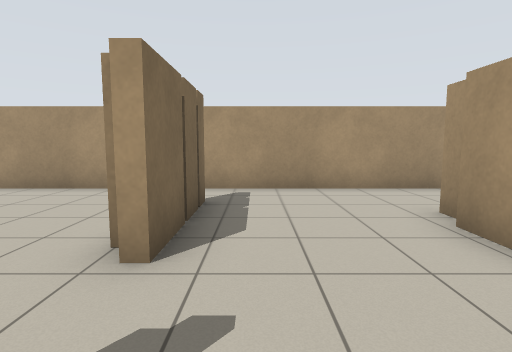
view 1 (above)

23 first-person views from a walk through a robot-simulator world made for Stage. The camera is 1.1 m above the floor, tilts 6° down and sees 80° across. The lines on the ground mark 1 m squares. The floor is counted in squares, 1 m on a side. Each view is taken from the middle of a square. On the plan, view 1 faces up. The plan holds only what a view shows up to about 13 squares ahead; the rest is blank. The place goes on beyond the plan. Robots are left out.

view 2
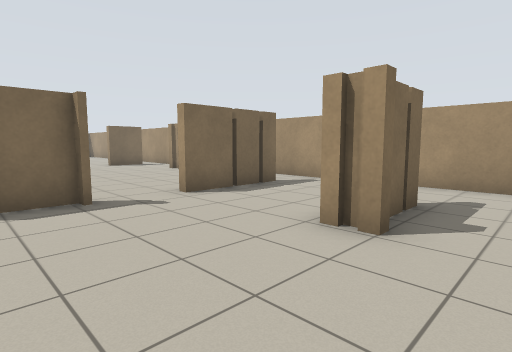

view 3
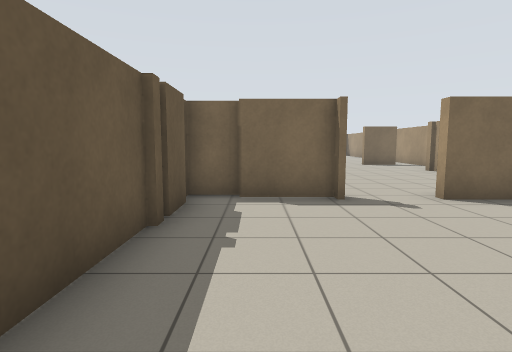

view 4
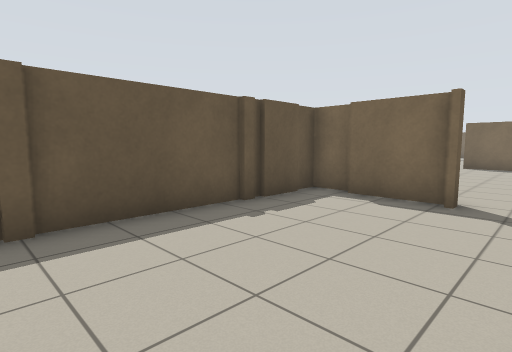

view 5
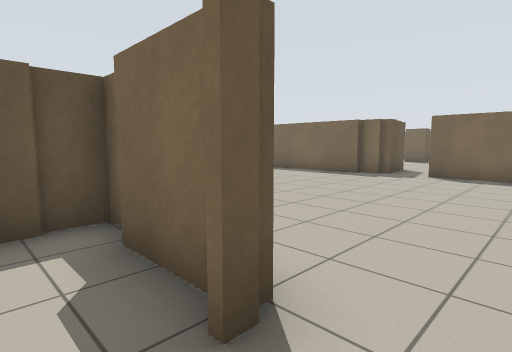

view 6
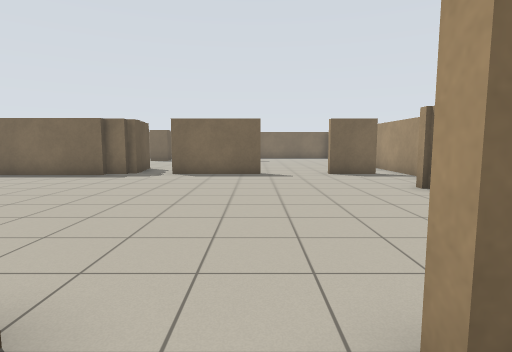

view 7
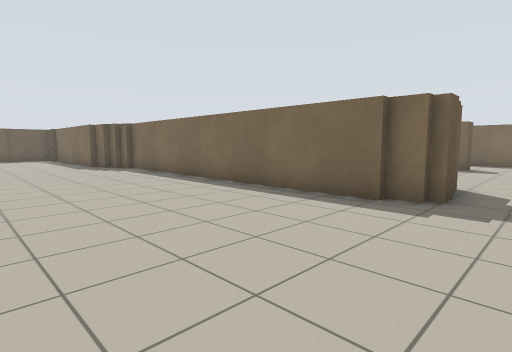

view 8
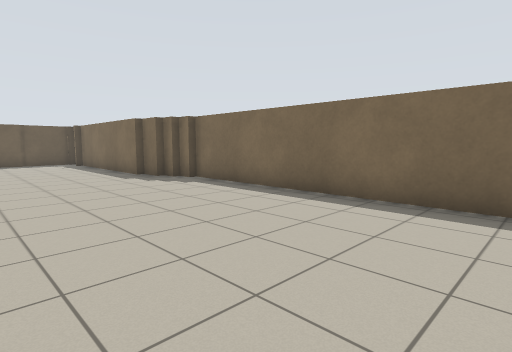

view 9
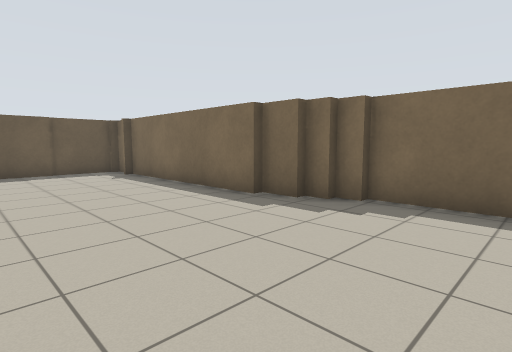

view 10
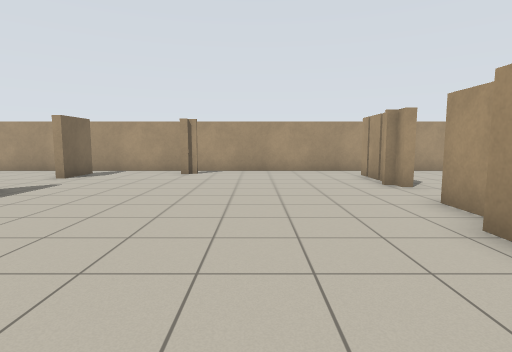

view 11
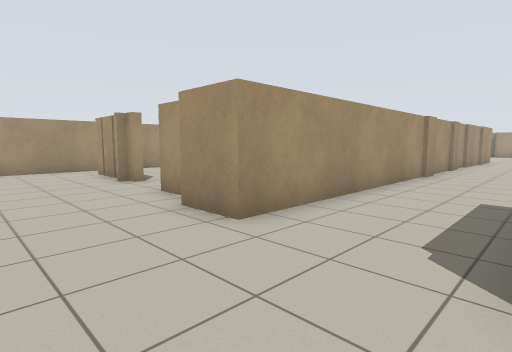

view 12
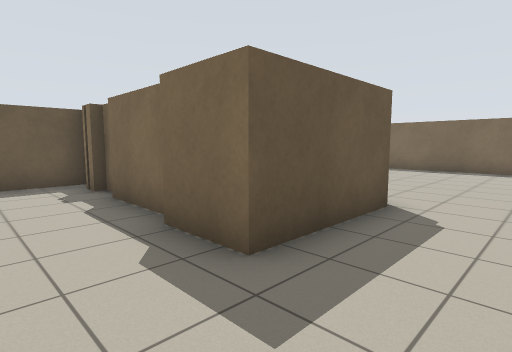

view 13
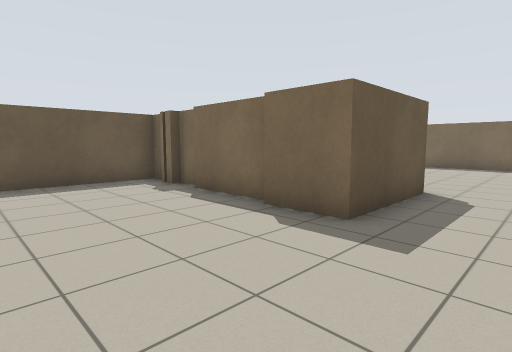

view 14
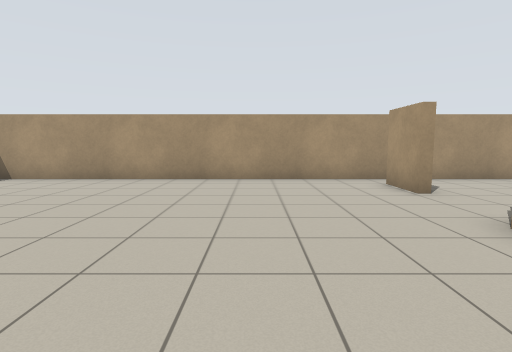

view 15
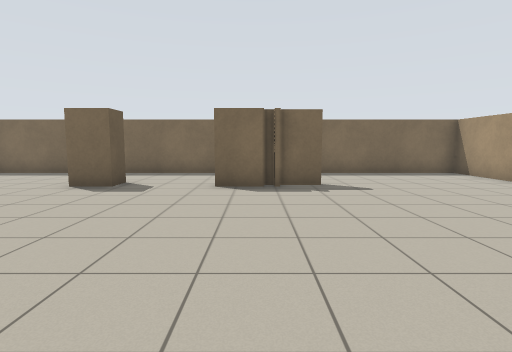

view 16
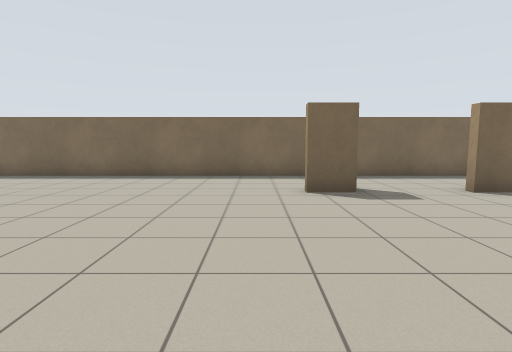

view 17
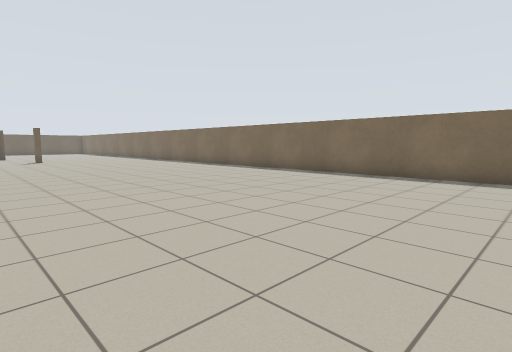

view 18
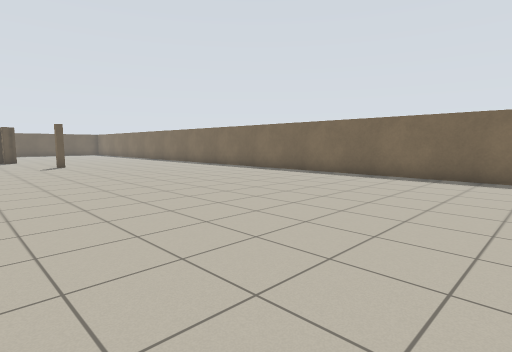

view 19
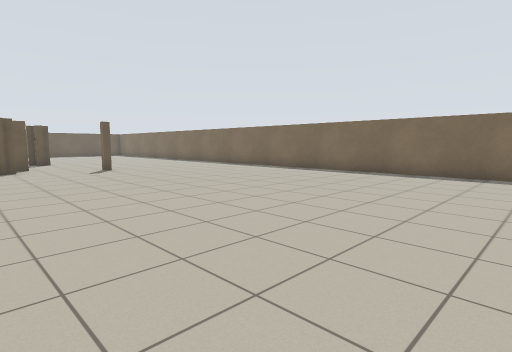

view 20
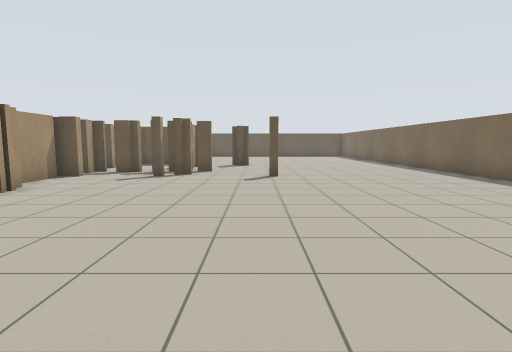

view 21
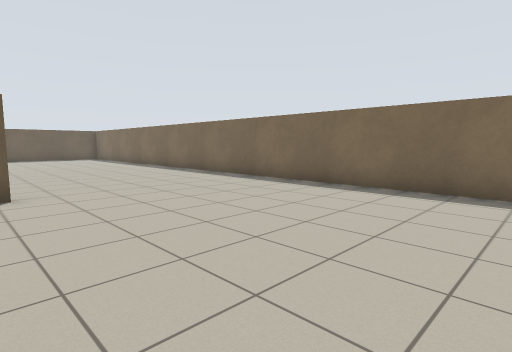

view 22
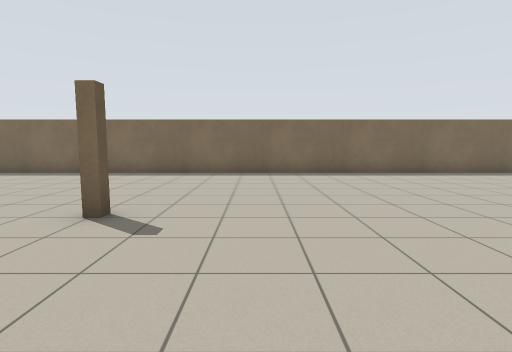

view 23
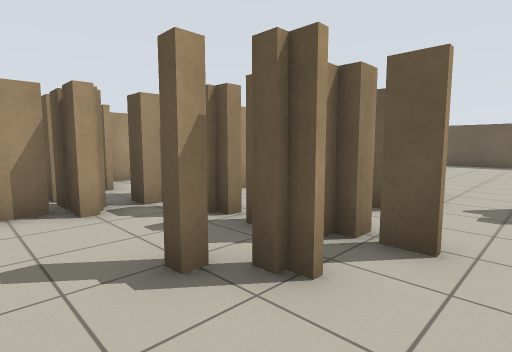

### Floor plan
Points are (right, up) in squares from view 1. A wall is a line through its corners. A room is listed if a view was taken in it or the views show most of it. See-through windows are left out.
Room 1 (views 1, 2, 3, 4, 5, 6)
walls: (2.7, 3) (2.7, 4); (3.6, 2.7) (2.6, 2.7); (3, 4.4) (3, 4.9); (3.2, 4.9) (3.2, 3.5); (-1.3, 0.6) (-1.3, -1.4); (-1.5, 0.8) (-0.9, 0.8); (-1, 5.9) (-1, 2.7) (-1.3, 2.7); (4.6, 7.5) (-1.6, 7.5); (-1.5, -1.2) (-1.5, -2.5) (4.8, -2.5)
ways out: opening at (-1, 1.5) to room 2; opening at (-1, 6.5) to room 2
Room 2 (views 7, 8, 9, 10, 11, 12, 13)
walls: (0.4, -13.1) (4.2, -13.1); (0.4, -10.9) (0.4, -11.6); (0.7, -11.5) (0.7, -12.2); (0.7, -8) (0.7, -10.5); (-2.5, -6.1) (1, -6.1) (1, -7.9); (-10.3, -15.1) (-10.3, -15.8) (-10, -15.8) (-10, -16.9); (-10.6, -14.6) (-10.6, -15.2); (-9.7, -16.8) (-9.7, -23.1); (-1.5, -0.5) (-1.5, 0.8); (-10.8, -3.4) (-10.8, -14.8); (-11.5, -2.7) (-11.1, -2.7) (-11.1, -3.5); (5.5, -2.7) (-2.1, -2.7) (-2.1, -1.1); (-9.7, -23.9) (-9.7, -24.3) (-6, -24.3); (-1.3, 2.7) (-1.3, 5.9); (-11.1, 2.2) (-11.1, -1.1); (-7.1, 6.1) (-7.8, 6.1); (-1.6, 7.5) (-11.6, 7.5); (-11.1, 6.5) (-11.1, 4.7) (-11.4, 4.7)
ways out: opening at (-1, 1.5) to room 1; opening at (-1, 6.5) to room 1; opening at (-11, -2) to room 3; opening at (-11, 3.5) to room 3; opening at (-11, 7) to room 3; opening at (-8, -29) to room 3; gap at (-9, -28) to room 3
Room 3 (views 14, 15, 16, 17, 18, 19, 20, 21, 22, 23)
walls: (-20.8, -3.7) (-19.8, -3.7) (-19.8, -4.9); (-13.8, -2.7) (-13.1, -2.7); (-12.9, -2.5) (-12.2, -2.5); (-12, -2.5) (-11.4, -2.5); (-10.3, -24.2) (-10.3, -23.8); (-19.8, 0.2) (-19.8, -1.1); (-16.9, -27.3) (-16.4, -27.3); (-20.1, 1.9) (-20.1, 0.6); (-13.8, -28) (-13, -28); (-10, -27.3) (-8.5, -27.3); (-9.4, -27.1) (-9.4, -25.5); (-14.2, -29.3) (-13, -29.3); (-11.4, -28.9) (-10.5, -28.9); (-9.7, -28.4) (-9.1, -28.4); (-13.4, -29.8) (-13.4, -29.2); (-10.1, -29.3) (-9.5, -29.3); (-11.4, 4.7) (-11.4, 6.4); (-5.8, -29.9) (-5.8, -29.2); (-11.6, 7.5) (-23.5, 7.5) (-23.5, -31.1)
ways out: opening at (-11, -2) to room 2; opening at (-11, 3.5) to room 2; opening at (-11, 7) to room 2; opening at (-8, -29) to room 2; gap at (-9, -28) to room 2; gap at (-10, -29)

Where each view was taken, in squares from view 1:
view 1: 0 up, 0 right, facing up
view 2: 1 down, 5 right, facing up-left
view 3: 1 down, 5 right, facing left
view 4: 2 up, 5 right, facing down-left
view 5: 2 up, 0 right, facing down-left
view 6: 2 up, 0 right, facing left
view 7: 1 down, 5 left, facing down-left
view 8: 6 down, 5 left, facing down-left
view 9: 12 down, 5 left, facing down-left
view 10: 5 down, 5 left, facing up
view 11: 6 down, 5 left, facing up-right
view 12: 4 down, 3 right, facing down-left
view 13: 4 down, 5 right, facing down-left
view 14: 2 down, 15 left, facing up
view 15: 0 up, 12 left, facing left
view 16: 6 down, 13 left, facing left
view 17: 6 down, 13 left, facing down-left
view 18: 11 down, 13 left, facing down-left
view 19: 14 down, 12 left, facing down-left
view 20: 17 down, 16 left, facing down
view 21: 20 down, 16 left, facing down-left
view 22: 25 down, 12 left, facing left
view 23: 26 down, 15 left, facing down-right
